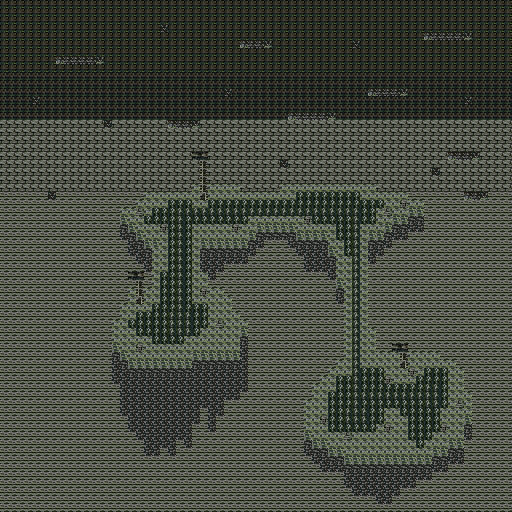

Below is a game level as drawn by its tile map, then a one-line description and the .tmx that defines it (tile-layer data replaced by summaries):
An orthogonal 64x64 tile map with 8x8 px tiles, 5 tile layers (sky_bg, sky_clouds, solid, game_dynamic, ...).

<map version="1.0" tiledversion="1.0.2" orientation="orthogonal" renderorder="right-down" width="64" height="64" tilewidth="8" tileheight="8" nextobjectid="1">
 <tileset firstgid="1" name="tileset" tilewidth="8" tileheight="8" tilecount="64" columns="8">
  <image source="ter.png" width="64" height="64" />
 </tileset>
 <layer name="sky_bg" width="64" height="64">
  <data>[4096 cells, 4096 non-empty, 4 distinct tile ids]</data>
 </layer>
 <layer name="sky_clouds" width="64" height="64">
  <data>[4096 cells, 47 non-empty, 4 distinct tile ids]</data>
 </layer>
 <layer name="solid" width="64" height="64">
  <data>[4096 cells, 977 non-empty, 6 distinct tile ids]</data>
 </layer>
 <layer name="game_dynamic" width="64" height="64">
  <data>[4096 cells, 0 non-empty, 0 distinct tile ids]</data>
 </layer>
 <layer name="objs" width="64" height="64">
  <data>[4096 cells, 38 non-empty, 8 distinct tile ids]</data>
 </layer>
</map>